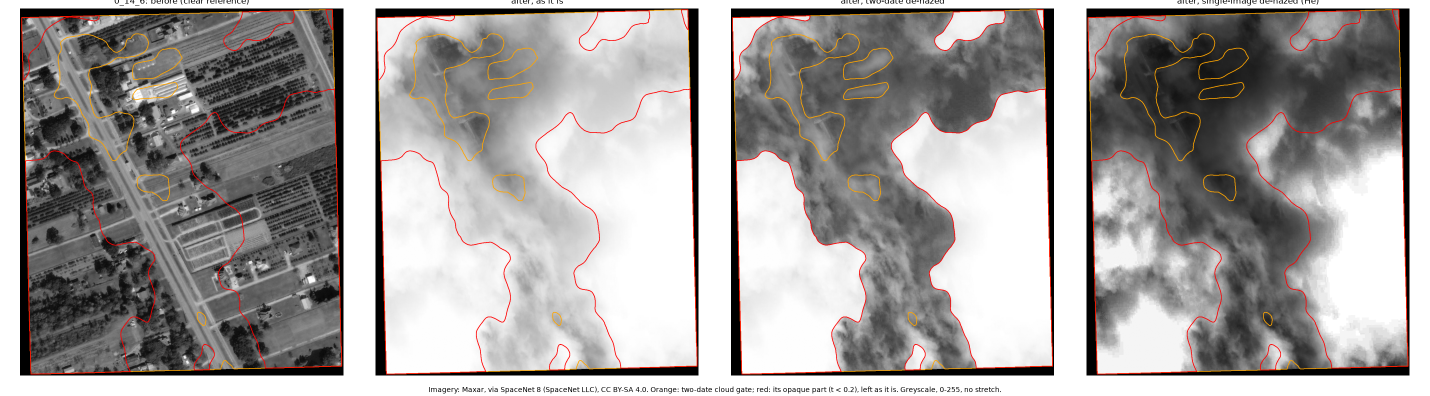
#> input picture Claude/CloudResearch/evidence/pilot_scripts/roadfinding/0_14_6_images_tile.png, 2860 x 792 px (shown at 1/2 size); its folder holds only this picture in this run
$ python -i d2_zhangxiao.py   (imports and definitions only)
#> lines starting #> are read from the running program, lines starting #| are printed output that depends on the picture; after the words box and inside, x2 and y2 are one past the last pixel; in counts of white or black regions, pixels touching at a corner belong together
"""Arm D2: Zhang & Xiao (2014, IEEE TGRS 52:7264) rule-based cloud detection for RGB aerial photographs, with the
paper's fixed constants (handoff literature_fulltext/zhang2014_cloud_detection_rgb_aerial_photographs_TGRS.md, accepted
manuscript pp. 3-8; claim_checks_C Zhang & Xiao #3-7).

Steps: HSI (Eqs. 1-3); significance map W = (I + 1) / (H + 1) with I, H on [0, 1] (Eq. 4), bilateral-filtered and
rescaled to [0, 255]; coarse mask = W >= Otsu clamped to [100, 150] and 50 <= H <= 80 (Eqs. 5-7); detail map from an
iterated bilateral filter on I (M = 4, window 7, sigma_s,0 = 2, sigma_s,1 = sqrt(3) sigma_s,0, sigma_s,j =
2^(j-1) sigma_s,j-1, sigma_r = max(I) / 10), levels 2..M weighted by w_j = G_7 * exp(|D_j|) (Eqs. 8-15), dilated twice
(7 x 7), Otsu, low detail = cloud-like; R_finer = coarse AND low detail, median filter, components < 120 px dropped,
holes filled; guided feathering with the colour photo as guide (r = 60, eps = 1e-6, He et al. 2013 Eqs. 19-21), soft
output thresholded at 60/255.
Choices the paper leaves open (fixed in the plan before scoring): W's bilateral filter d = 7, sigma_color = 0.1 (W on
its [0.5, 2] scale), sigma_space = 2; I on [0, 1] inside the detail map (exp(|D|) needs it); the median filter 5 x 5;
the printed signed sum of D_j taken as |D_j| (the handoff: the paper's intent is the amount of detail).
"""
import cv2
import numpy as np
from scipy import ndimage as ndi
from skimage.filters import threshold_otsu

S6 = np.sqrt(6.0)


def hsi(rgb):
    x = rgb.astype(np.float32)
    R, G, B = x[..., 0], x[..., 1], x[..., 2]
    I = (R + G + B) / 3
    V1 = -(S6 / 6) * R - (S6 / 6) * G + (S6 / 3) * B
    V2 = (1 / S6) * R - (2 / S6) * G
    H = (np.arctan2(V2, V1) + np.pi) * 255 / (2 * np.pi)
    return I, H


def colour_guided_filter(guide, p, r, eps):
    """He et al. 2013 Eqs. 19-21: guided filter with a 3-channel guide (H, W, 3) on [0, 1]; box windows of side 2r+1."""
    win = (2 * r + 1, 2 * r + 1)
    f = lambda a: cv2.blur(a.astype(np.float32), win)
    I = [guide[..., c].astype(np.float32) for c in range(3)]
    mI = [f(c) for c in I]
    mp = f(p)
    cov_Ip = [f(I[c] * p) - mI[c] * mp for c in range(3)]
    v = {}
    for a in range(3):
        for b in range(a, 3):
            v[a, b] = f(I[a] * I[b]) - mI[a] * mI[b] + (eps if a == b else 0)
    # inverse of the symmetric 3x3 [[v00 v01 v02],[v01 v11 v12],[v02 v12 v22]] per pixel
    a00, a01, a02, a11, a12, a22 = v[0, 0], v[0, 1], v[0, 2], v[1, 1], v[1, 2], v[2, 2]
    c00 = a11 * a22 - a12 * a12
    c01 = a02 * a12 - a01 * a22
    c02 = a01 * a12 - a02 * a11
    c11 = a00 * a22 - a02 * a02
    c12 = a01 * a02 - a00 * a12
    c22 = a00 * a11 - a01 * a01
    det = a00 * c00 + a01 * c01 + a02 * c02
    det = np.where(np.abs(det) < 1e-30, 1e-30, det)
    inv = [[c00, c01, c02], [c01, c11, c12], [c02, c12, c22]]
    a = [(inv[k][0] * cov_Ip[0] + inv[k][1] * cov_Ip[1] + inv[k][2] * cov_Ip[2]) / det for k in range(3)]
    b = mp - a[0] * mI[0] - a[1] * mI[1] - a[2] * mI[2]
    return f(a[0]) * I[0] + f(a[1]) * I[1] + f(a[2]) * I[2] + f(b)


def detail_map(I01, M=4, win=7, sigma_d=7):
    sr = float(I01.max()) / 10 if I01.max() > 0 else 0.1
    ss = [2.0, np.sqrt(3) * 2.0]
    for j in range(2, M + 1):
        ss.append(2 ** (j - 1) * ss[j - 1])
    prev = I01.astype(np.float32)
    D = []
    for j in range(1, M + 1):
        cur = cv2.bilateralFilter(prev, win, sr, ss[j])
        D.append(cur - prev)
        prev = cur
    num = np.zeros_like(I01, np.float32)
    den = np.zeros_like(I01, np.float32)
    for j in range(2, M + 1):                      # D_1 skipped (noise), levels 2..M
        d = np.abs(D[j - 1])
        w = cv2.GaussianBlur(np.exp(d), (0, 0), sigma_d)
        num += w * d
        den += w
    det = num / np.maximum(den, 1e-12)
    k = np.ones((7, 7), np.uint8)
    return cv2.dilate(det, k, iterations=2)


def zhang_xiao(rgb, return_soft=False):
    """The binary cloud mask (and optionally the soft feathered output on [0, 1])."""
    I, H = hsi(rgb)
    W = (I / 255 + 1.0) / (H / 255 + 1.0)
    Wf = cv2.bilateralFilter(W.astype(np.float32), 7, 0.1, 2)
    lo, hi = float(Wf.min()), float(Wf.max())
    W255 = (Wf - lo) / max(hi - lo, 1e-9) * 255
    t_glob = threshold_otsu(W255)
    t_opt = min(max(t_glob, 100.0), 150.0)
    coarse = (W255 >= t_opt) & (H >= 50) & (H <= 80)
    det = detail_map(I / 255)
    low_detail = det < threshold_otsu(det)
    finer = coarse & low_detail
    finer = cv2.medianBlur(finer.astype(np.uint8) * 255, 5) > 0
    lab, n = ndi.label(finer)
    if n:
        size = np.bincount(lab.ravel(), minlength=n + 1)
        keep = np.flatnonzero(size >= 120)
        finer = np.isin(lab, keep[keep > 0])
    finer = ndi.binary_fill_holes(finer)
    soft = colour_guided_filter(rgb.astype(np.float32) / 255, finer.astype(np.float32), 60, 1e-6)
    mask = soft >= 60 / 255
    return (mask, np.clip(soft, 0, 1)) if return_soft else mask

>>> import cv2
>>> picture = cv2.imread('../roadfinding/0_14_6_images_tile.png')
#> picture is the input picture: shape (792, 2860, 3); mean B, G, R 159.4, 160.8, 164.5
>>> result = zhang_xiao(picture)
#> in zhang_xiao, `W = (I / 255 + 1.0) / (H / 255 + 1.0)`:
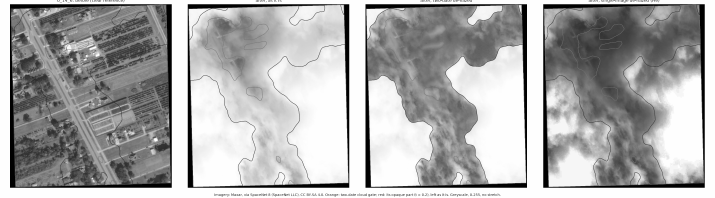
#> W: shape (792, 2860) float32 (shown at 1/4 size); min 0.667, max 1.6, mean 1.3; drawn with min black and max white
#> in zhang_xiao, `lo, hi = float(Wf.min()), float(Wf.max())`: lo = 0.667; hi = 1.6
#> in zhang_xiao, `t_glob = threshold_otsu(W255)`: t_glob = 170.8
#> in zhang_xiao, `t_opt = min(max(t_glob, 100.0), 150.0)`: t_opt = 150
#> in zhang_xiao, `coarse = (W255 >= t_opt) & (H >= 50) & (H <= 80)`:
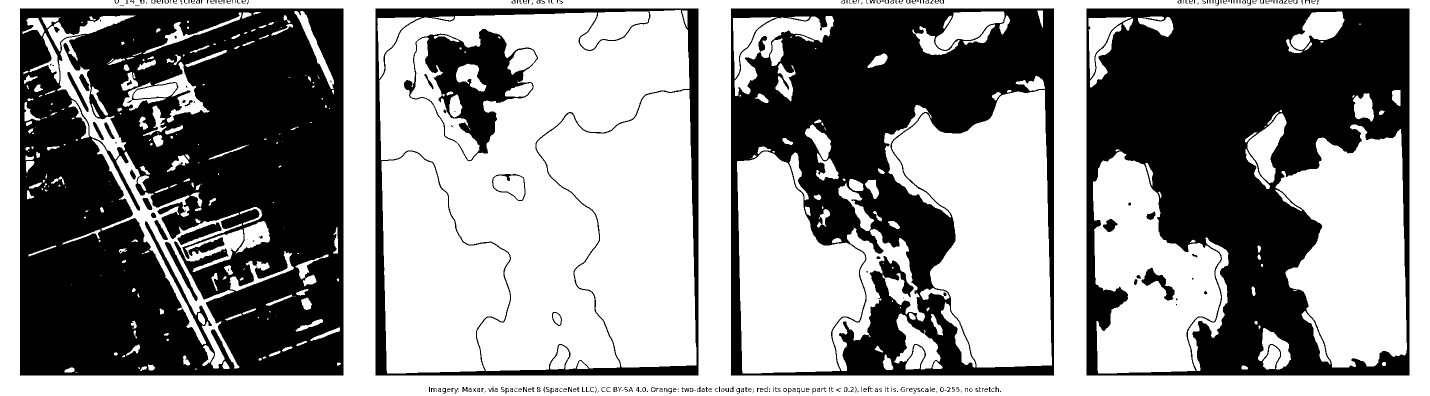
#> coarse: shape (792, 2860) bool (shown at 1/2 size); 56.5% white; 301 black regions (127 under 20 px), largest, box (x1, y1, x2, y2) and area: (40, 17, 687, 751) 401711, (2173, 17, 2819, 751) 285169, (1462, 17, 2108, 751) 221394
#> in detail_map, `sr = float(I01.max()) / 10 if I01.max() > 0 else 0.1`: sr = 0.1
#> after the loop in detail_map, `for j in range(1, M + 1):`: D = 4 items
#> after the loop in detail_map, `for j in range(2, M + 1):`:
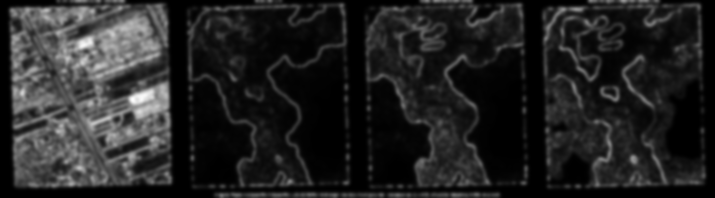
#> den: shape (792, 2860) float32 (shown at 1/4 size); min 3, max 3.06, mean 3.01; drawn with min black and max white
#> in zhang_xiao, `lab, n = ndi.label(finer)`:
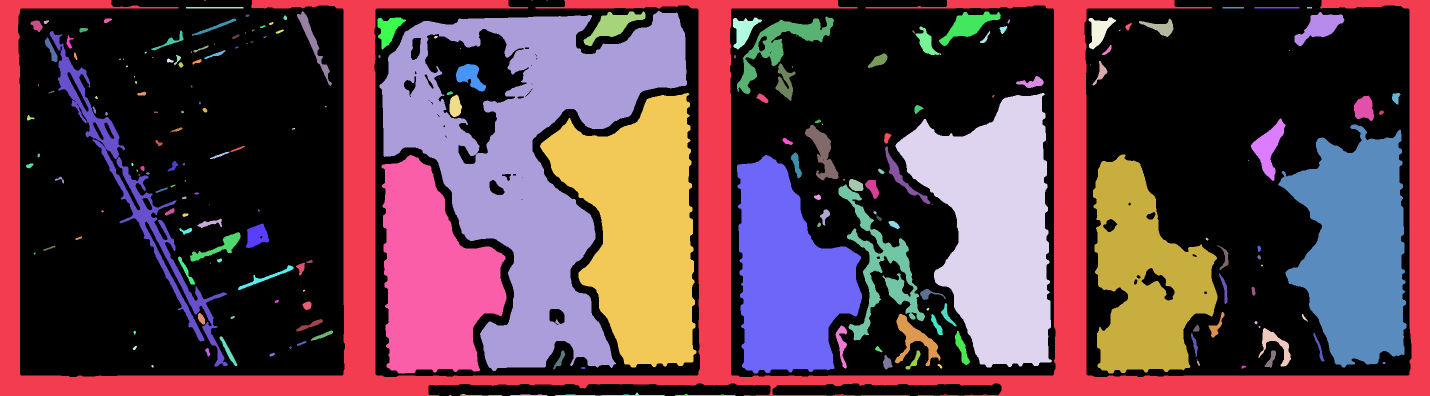
#> lab: shape (792, 2860) int32 (shown at 1/2 size); 217 distinct labels, from 0 to 216; one colour per label, 0 black
#> in zhang_xiao, `lab, n = ndi.label(finer)`: n = 216
#> in zhang_xiao, `size = np.bincount(lab.ravel(), minlength=n + 1)`: size = 217 values, max 1155469 at index 0, min 2 at index 3, mean 10438.3
#> in zhang_xiao, `keep = np.flatnonzero(size >= 120)`: keep = 89 values from 0 to 215
#> in colour_guided_filter, `I = [guide[..., c].astype(np.float32) for c in range(3)]`: I = 3 items
#> in colour_guided_filter, `mp = f(p)`:
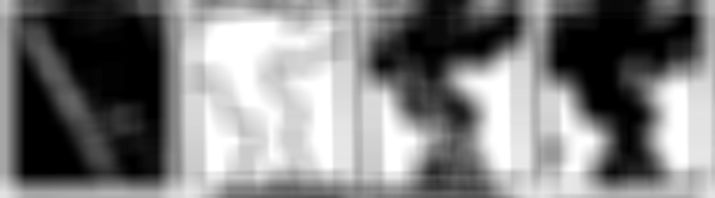
#> mp: shape (792, 2860) float32 (shown at 1/4 size); min 0, max 1, mean 0.501
#> after the loop in colour_guided_filter, `for a in range(3):`: v = 6 items
#> in colour_guided_filter, `det = a00 * c00 + a01 * c01 + a02 * c02`:
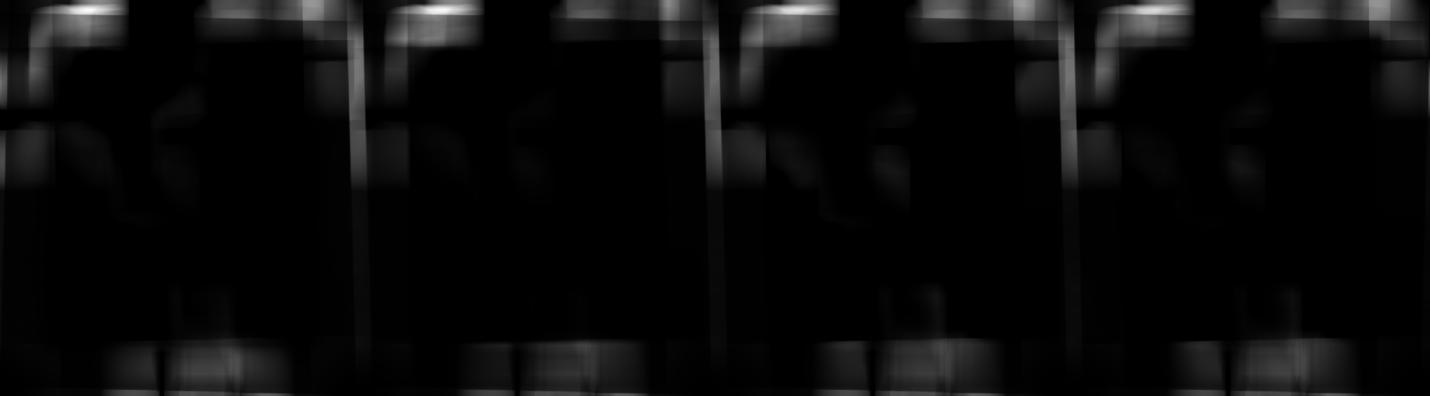
#> det: shape (792, 2860) float32 (shown at 1/2 size); min -1.19e-11, max 2.43e-05, mean 1.04e-06; drawn with min black and max white
#> in colour_guided_filter, `a = [(inv[k][0] * cov_Ip[0] + inv[k][1] * cov_Ip[1] + inv[k][2] * cov_..`: a = 3 items

$ run again, on Claude/CloudResearch/evidence/pilot_scripts/roadfinding/0_14_6_detections_tile.png
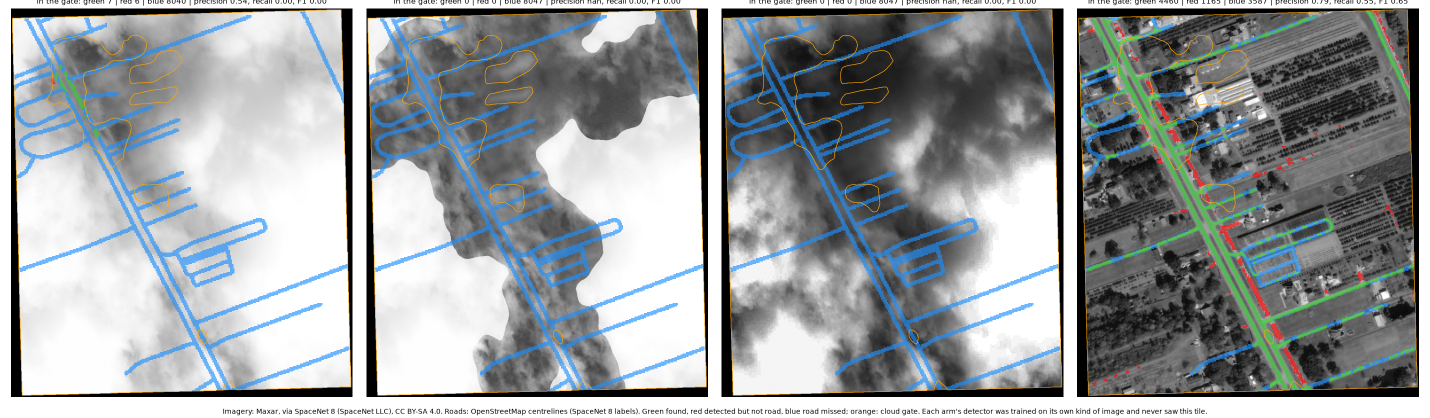
#> input picture Claude/CloudResearch/evidence/pilot_scripts/roadfinding/0_14_6_detections_tile.png, 2860 x 836 px (shown at 1/2 size)
#> picture is the input picture: shape (836, 2860, 3); mean B, G, R 158.5, 156.4, 151.5
#> lo = 0.667; hi = 1.6
#> t_glob = 168.8
#> t_opt = 150
#> in zhang_xiao, `coarse = (W255 >= t_opt) & (H >= 50) & (H <= 80)`:
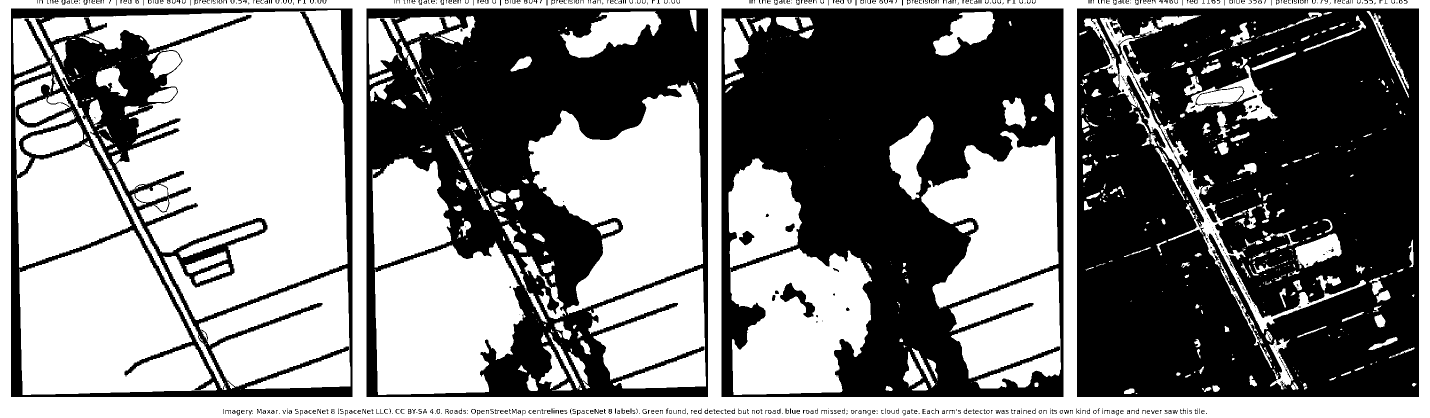
#> coarse: shape (836, 2860) bool (shown at 1/2 size); 50.4% white; 710 black regions (407 under 20 px), largest, box (x1, y1, x2, y2) and area: (2154, 17, 2838, 794) 473623, (1443, 17, 2127, 794) 326106, (733, 17, 1416, 794) 262034
#> sr = 0.1
#> after the loop in detail_map, `for j in range(1, M + 1):`: D = 4 items
#> low_detail: shape (836, 2860) bool; 81.2% white; 410 black regions, largest, box (x1, y1, x2, y2) and area: (2342, 58, 2798, 354) 57223, (440, 810, 2420, 836) 43595, (2639, 347, 2835, 578) 22219
#> lab: shape (836, 2860) int32; 395 distinct labels, from 0 to 394
#> n = 394
#> size = 395 values, max 1336728 at index 0, min 1 at index 6, mean 6053.1
#> keep = 167 values from 0 to 392
#> in colour_guided_filter, `I = [guide[..., c].astype(np.float32) for c in range(3)]`: I = 3 items
#> p: shape (836, 2860) float32; values 0 (black) and 1 (white), 43.9% white; 165 white regions, largest, box (x1, y1, x2, y2) and area: (224, 23, 695, 640) 184155, (0, 0, 2860, 836) 176470, (1056, 165, 1406, 610) 86259
#> after the loop in colour_guided_filter, `for a in range(3):`: v = 6 items
#> in colour_guided_filter, `det = a00 * c00 + a01 * c01 + a02 * c02`:
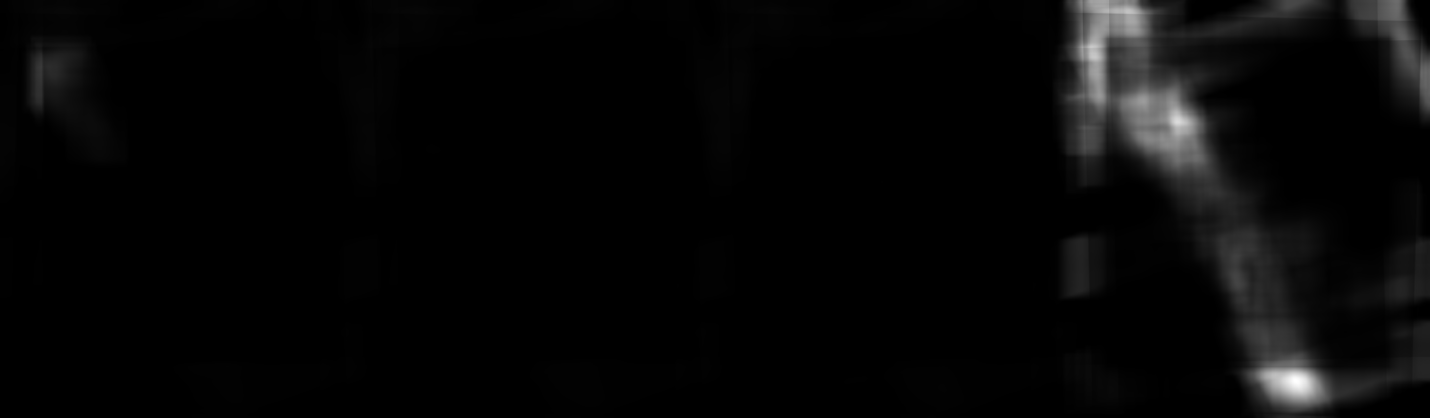
#> det: shape (836, 2860) float32 (shown at 1/2 size); min -1.06e-10, max 7.84e-05, mean 2.22e-06; drawn with min black and max white
#> a = 3 items
